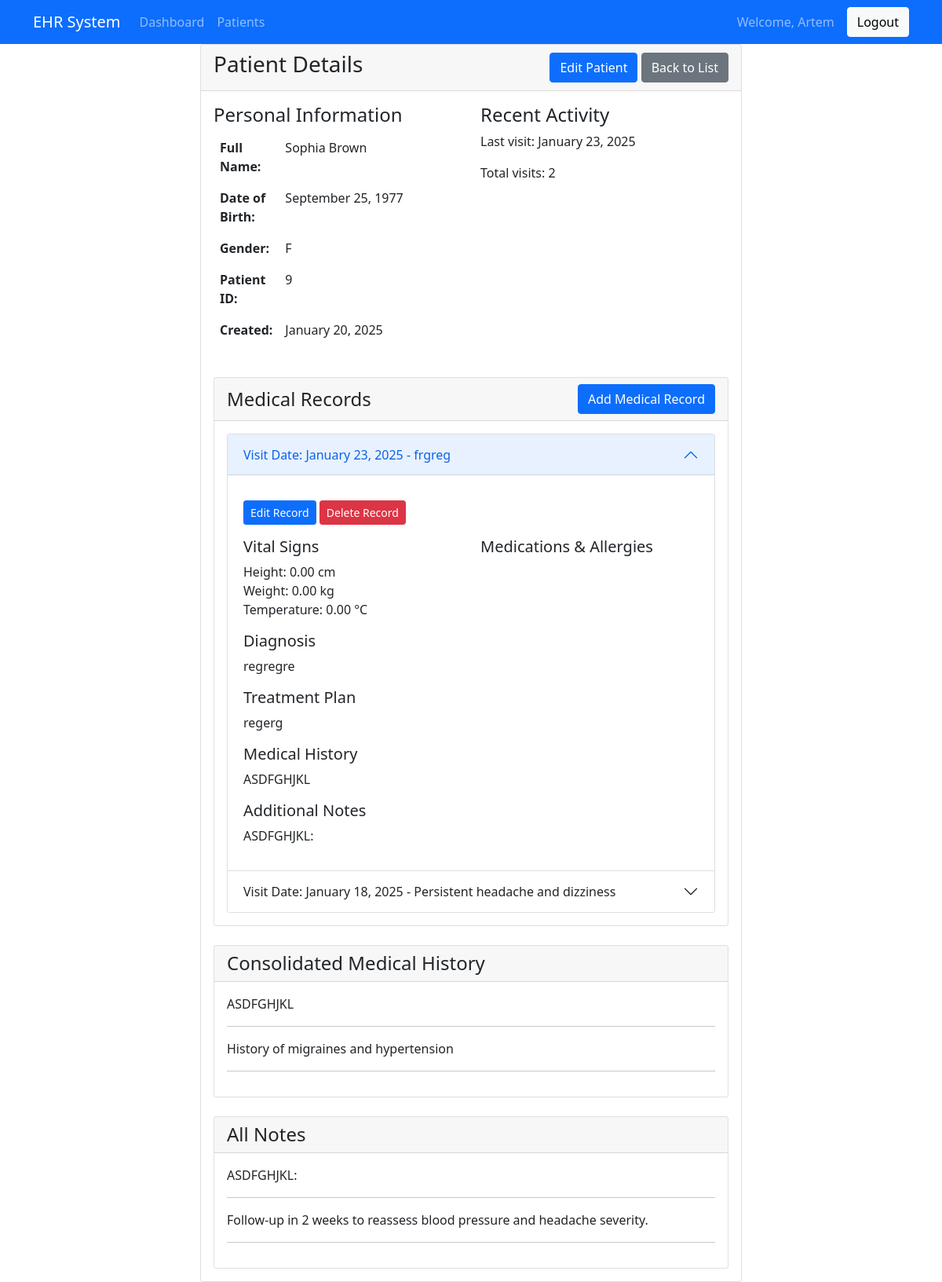
Screenshot of /patients/view.php?id=9 (signed in) with the database file from the repository.
### tables this page shows
CREATE TABLE `patients` (
  `id` int(11) NOT NULL,
  `doctor_id` int(11) DEFAULT NULL,
  `first_name` varchar(50) NOT NULL,
  `last_name` varchar(50) NOT NULL,
  `date_of_birth` date NOT NULL,
  `gender` enum('M','F','Other') NOT NULL,
  `created_at` timestamp NOT NULL DEFAULT current_timestamp()
);

CREATE TABLE `medical_records` (
  `id` int(11) NOT NULL,
  `patient_id` int(11) NOT NULL,
  `visit_date` date NOT NULL,
  `chief_complaint` text DEFAULT NULL,
  `medical_history` text DEFAULT NULL,
  `current_medications` text DEFAULT NULL,
  `allergies` text DEFAULT NULL,
  `height` decimal(5,2) DEFAULT NULL,
  `weight` decimal(5,2) DEFAULT NULL,
  `blood_pressure` varchar(20) DEFAULT NULL,
  `temperature` decimal(4,2) DEFAULT NULL,
  `immunization_status` text DEFAULT NULL,
  `lab_results` text DEFAULT NULL,
  `diagnosis` text DEFAULT NULL,
  `treatment_plan` text DEFAULT NULL,
  `notes` text DEFAULT NULL,
  `created_at` timestamp NOT NULL DEFAULT current_timestamp()
);

### patients/view.php (the view, shortened to what this page needs)
<?php
require_once('../config/database.php');
$patient_id = isset($_GET['id']) ? (int)$_GET['id'] : 0;
$stmt = $pdo->prepare("SELECT * FROM patients WHERE id = ? AND doctor_id = ?");
$stmt->execute([$patient_id, $_SESSION['doctor_id']]);
$patient = $stmt->fetch();
$stmt = $pdo->prepare("SELECT * FROM medical_records WHERE patient_id = ? ORDER BY visit_date DESC");
$stmt->execute([$patient_id]);
$medical_records = $stmt->fetchAll();
$medical_history = array_filter(array_column($medical_records, 'medical_history'));
$all_notes = array_filter(array_column($medical_records, 'notes'));
require_once('../includes/header.php');
?>
<div class="row justify-content-center">
    <div class="col-md-7">
        <div class="card">
            <div class="card-header">
                <div class="d-flex justify-content-between align-items-center">
                    <h3>Patient Details</h3>
                    <div>
                        <a href="edit.php?id=<?php echo $patient['id']; ?>" class="btn btn-primary">Edit Patient</a>
                        <a href="list.php" class="btn btn-secondary">Back to List</a>
                    </div>
                </div>
            </div>
            <div class="card-body">
                <div class="row mb-4">
                    <div class="col-md-6">
                        <h4>Personal Information</h4>
                        <table class="table table-borderless">
                            <tr>
                                <th class="w-25">Full Name:</th>
                                <td><?php echo htmlspecialchars($patient['first_name'] . ' ' . $patient['last_name']); ?></td>
                            </tr>
                            <tr>
                                <th>Date of Birth:</th>
                                <td><?php echo date('F d, Y', strtotime($patient['date_of_birth'])); ?></td>
                            </tr>
                            <tr>
                                <th>Gender:</th>
                                <td><?php echo htmlspecialchars($patient['gender']); ?></td>
                            </tr>
                            <tr>
                                <th>Patient ID:</th>
                                <td><?php echo htmlspecialchars($patient['id']); ?></td>
                            </tr>
                            <tr>
                                <th>Created:</th>
                                <td><?php echo date('F d, Y', strtotime($patient['created_at'])); ?></td>
                            </tr>
                        </table>
                    </div>
                    <div class="col-md-6">
                        <h4>Recent Activity</h4>
                        <?php if (!empty($medical_records)): ?>
                            <p>Last visit: <?php echo date('F d, Y', strtotime($medical_records[0]['visit_date'])); ?></p>
                            <p>Total visits: <?php echo count($medical_records); ?></p>
                        <?php else: ?>
                            <p class="text-muted">No visits recorded yet</p>
                        <?php endif; ?>
                    </div>
                </div>
                <div class="row mt-4">
                    <div class="col-12">
                        <div class="card">
                            <div class="card-header">
                                <div class="d-flex justify-content-between align-items-center">
                                    <h4 class="mb-0">Medical Records</h4>
                                    <a href="add_medical_record.php?patient_id=<?php echo $patient['id']; ?>"
                                       class="btn btn-primary">Add Medical Record</a>
                                </div>
                            </div>
                            <div class="card-body">
                                <?php if (empty($medical_records)): ?>
                                    <div class="alert alert-info">
                                        No medical records found for this patient.
                                    </div>
                                <?php else: ?>
                                    <div class="accordion" id="medicalRecords">
                                        <?php foreach ($medical_records as $index => $record): ?>
                                            <div class="accordion-item">
                                                <h2 class="accordion-header" id="heading<?php echo $index; ?>">
                                                    <button class="accordion-button <?php echo $index === 0 ? '' : 'collapsed'; ?>"
                                                            type="button" data-bs-toggle="collapse"
                                                            data-bs-target="#collapse<?php echo $index; ?>">
                                                        Visit Date: <?php echo date('F d, Y', strtotime($record['visit_date'])); ?> -
                                                        <?php echo htmlspecialchars($record['chief_complaint']); ?>
                                                    </button>
                                                </h2>
                                                <div id="collapse<?php echo $index; ?>"
                                                     class="accordion-collapse collapse <?php echo $index === 0 ? 'show' : ''; ?>"
                                                     data-bs-parent="#medicalRecords">
                                                    <div class="accordion-body">
                                                        <div class="mt-3">
                                                            <a href="edit_medical_record.php?id=<?php echo $record['id']; ?>"
                                                               class="btn btn-sm btn-primary">Edit Record</a>
                                                            <form action="delete_medical_record.php" method="POST"
                                                                  class="d-inline"
                                                                  onsubmit="return confirm('Are you sure you want to delete this medical record?');">
                                                                <button type="submit" class="btn btn-sm btn-danger">Delete Record</button>
                                                            </form>
                                                        </div>
                                                        <div class="row mt-3">
                                                            <div class="col-md-6">
                                                                <h5>Vital Signs</h5>
                                                                <ul class="list-unstyled">
                                                                    <?php if ($record['height']): ?>
                                                                        <li>Height: <?php echo htmlspecialchars($record['height']); ?> cm</li>
                                                                    <?php endif; ?>
                                                                    <?php if ($record['weight']): ?>
                                                                        <li>Weight: <?php echo htmlspecialchars($record['weight']); ?> kg</li>
                                                                    <?php endif; ?>
                                                                    <?php if ($record['temperature']): ?>
                                                                        <li>Temperature: <?php echo htmlspecialchars($record['temperature']); ?> °C</li>
                                                                    <?php endif; ?>
                                                                </ul>
                                                            </div>
                                                            <div class="col-md-6">
                                                                <h5>Medications & Allergies</h5>
                                                            </div>
                                                        </div>
                                                        <?php if ($record['diagnosis']): ?>
                                                            <h5>Diagnosis</h5>
                                                            <p><?php echo nl2br(htmlspecialchars($record['diagnosis'])); ?></p>
                                                        <?php endif; ?>
                                                        <?php if ($record['treatment_plan']): ?>
                                                            <h5>Treatment Plan</h5>
                                                            <p><?php echo nl2br(htmlspecialchars($record['treatment_plan'])); ?></p>
                                                        <?php endif; ?>
                                                        <?php if ($record['medical_history']): ?>
                                                            <h5>Medical History</h5>
                                                            <p><?php echo nl2br(htmlspecialchars($record['medical_history'])); ?></p>
                                                        <?php endif; ?>
                                                        <?php if ($record['notes']): ?>
                                                            <h5>Additional Notes</h5>
                                                            <p><?php echo nl2br(htmlspecialchars($record['notes'])); ?></p>
                                                        <?php endif; ?>
                                                    </div>
                                                </div>
                                            </div>
                                        <?php endforeach; ?>
                                    </div>
                                <?php endif; ?>
                            </div>
                        </div>
                    </div>
                </div>
                <div class="row mt-4">
                    <div class="col-12">
                        <div class="card">
                            <div class="card-header">
                                <h4 class="mb-0">Consolidated Medical History</h4>
                            </div>
                            <div class="card-body">
                                <?php if (!empty($medical_history)): ?>
                                    <?php foreach ($medical_history as $history): ?>
                                        <div class="mb-3">
                                            <p><?php echo nl2br(htmlspecialchars($history)); ?></p>
                                            <hr>
                                        </div>
                                    <?php endforeach; ?>
                                <?php else: ?>
                                    <p class="alert alert-info">No medical history records available.</p>
                                <?php endif; ?>
                            </div>
                        </div>
                    </div>
                </div>
                <div class="row mt-4">
                    <div class="col-12">
                        <div class="card">
                            <div class="card-header">
                                <h4 class="mb-0">All Notes</h4>
                            </div>
                            <div class="card-body">
                                <?php if (!empty($all_notes)): ?>
                                    <?php foreach ($all_notes as $note): ?>
                                        <div class="mb-3">
                                            <p><?php echo nl2br(htmlspecialchars($note)); ?></p>
                                            <hr>
                                        </div>
                                    <?php endforeach; ?>
                                <?php else: ?>
                                    <p class="alert alert-info">No notes available.</p>
                                <?php endif; ?>
                            </div>
                        </div>
                    </div>
                </div>
            </div>
        </div>
    </div>
</div>
<?php require_once('../includes/footer.php'); ?>

### rows the page displays
patients: first_name+last_name "Sophia Brown", date_of_birth "September 25, 1977", gender "F", id "9", created_at "January 20, 2025"
medical_records: visit_date "January 23, 2025", chief_complaint "frgreg", height "0.00", weight "0.00", temperature "0.00", diagnosis "regregre", treatment_plan "regerg", medical_history "ASDFGHJKL", notes "ASDFGHJKL:"
medical_records: visit_date "January 18, 2025", chief_complaint "Persistent headache and dizziness"

### other values shown
$_SESSION['username'] "Artem"
count($medical_records) "2"
$history "ASDFGHJKL"
$history "History of migraines and hypertension"
$note "ASDFGHJKL:"
$note "Follow-up in 2 weeks to reassess blood pressure and headache severity."
